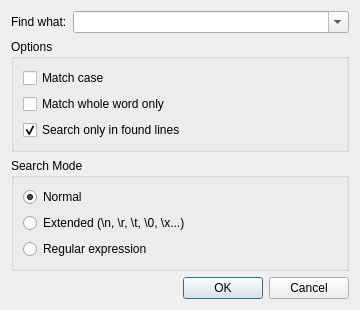
<?xml version="1.0" encoding="UTF-8"?>
<ui version="4.0">
 <class>FindInFinderDialog</class>
 <widget class="QDialog" name="FindInFinderDialog">
  <property name="geometry">
   <rect>
    <x>0</x>
    <y>0</y>
    <width>360</width>
    <height>240</height>
   </rect>
  </property>
  <property name="windowTitle">
   <string>Find in These Search Results</string>
  </property>
  <layout class="QVBoxLayout" name="verticalLayout">
   <item>
    <layout class="QFormLayout" name="findWhatForm">
     <item row="0" column="0">
      <widget class="QLabel" name="findWhatLabel">
       <property name="text">
        <string>Find what:</string>
       </property>
      </widget>
     </item>
     <item row="0" column="1">
      <widget class="QComboBox" name="findWhatCombo">
       <property name="sizePolicy">
        <sizepolicy hsizetype="Expanding" vsizetype="Fixed">
         <horstretch>0</horstretch>
         <verstretch>0</verstretch>
        </sizepolicy>
       </property>
       <property name="editable">
        <bool>true</bool>
       </property>
      </widget>
     </item>
    </layout>
   </item>
   <item>
    <widget class="QGroupBox" name="optionsGroup">
     <property name="title">
      <string>Options</string>
     </property>
     <layout class="QVBoxLayout" name="optionsLayout">
      <item>
       <widget class="QCheckBox" name="matchCaseCheck">
        <property name="text">
         <string>Match case</string>
        </property>
       </widget>
      </item>
      <item>
       <widget class="QCheckBox" name="wholeWordCheck">
        <property name="text">
         <string>Match whole word only</string>
        </property>
       </widget>
      </item>
      <item>
       <widget class="QCheckBox" name="matchLineNumberCheck">
        <property name="checked">
         <bool>true</bool>
        </property>
        <property name="toolTip">
         <string>Only keep matches located on lines that already appear in the current search results, so the new term is combined with the previous one line by line. Uncheck to re-run the search on the whole files.</string>
        </property>
        <property name="text">
         <string>Search only in found lines</string>
        </property>
       </widget>
      </item>
     </layout>
    </widget>
   </item>
   <item>
    <widget class="QGroupBox" name="modeGroup">
     <property name="title">
      <string>Search Mode</string>
     </property>
     <layout class="QVBoxLayout" name="modeLayout">
      <item>
       <widget class="QRadioButton" name="modeNormalRadio">
        <property name="text">
         <string>Normal</string>
        </property>
        <property name="checked">
         <bool>true</bool>
        </property>
       </widget>
      </item>
      <item>
       <widget class="QRadioButton" name="modeExtendedRadio">
        <property name="text">
         <string>Extended (\n, \r, \t, \0, \x...)</string>
        </property>
       </widget>
      </item>
      <item>
       <widget class="QRadioButton" name="modeRegexRadio">
        <property name="text">
         <string>Regular expression</string>
        </property>
       </widget>
      </item>
     </layout>
    </widget>
   </item>
   <item>
    <widget class="QDialogButtonBox" name="buttonBox">
     <property name="orientation">
      <enum>Qt::Horizontal</enum>
     </property>
     <property name="standardButtons">
      <set>QDialogButtonBox::Cancel|QDialogButtonBox::Ok</set>
     </property>
    </widget>
   </item>
  </layout>
 </widget>
 <resources/>
 <connections>
  <connection>
   <sender>buttonBox</sender>
   <signal>accepted()</signal>
   <receiver>FindInFinderDialog</receiver>
   <slot>accept()</slot>
  </connection>
  <connection>
   <sender>buttonBox</sender>
   <signal>rejected()</signal>
   <receiver>FindInFinderDialog</receiver>
   <slot>reject()</slot>
  </connection>
 </connections>
</ui>
